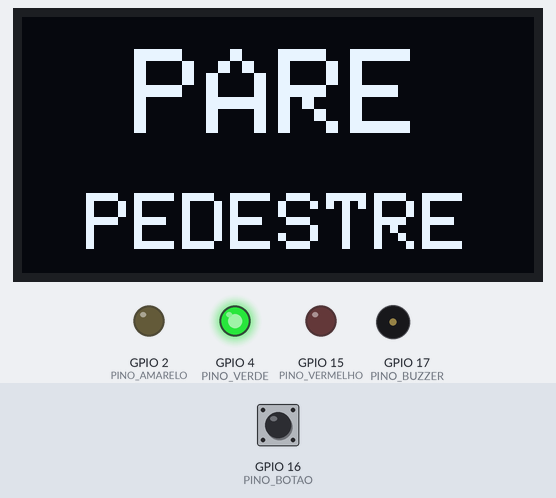
Recording of a sketch running on a simulated ESP32. Parts: 128×64 one-colour display, output pins drawn as LEDs (lit = HIGH), buzzer (waves = sounding, pin HIGH). The test bench sets the inputs (shaded band); at power-on: GPIO 16 (PINO_BOTAO) HIGH.

Above: at 1.2 s.
1.3 s: GPIO 16 (PINO_BOTAO) pulled LOW for 0.15 s
At 3.2 s:
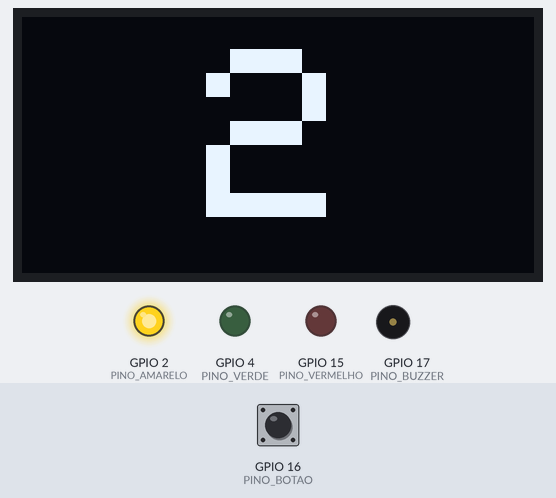
At 10.2 s:
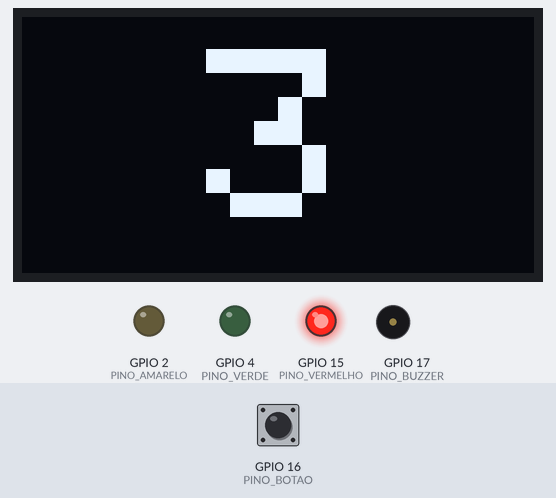
12.9 s: GPIO 16 (PINO_BOTAO) pulled LOW for 1 s
At 16.8 s:
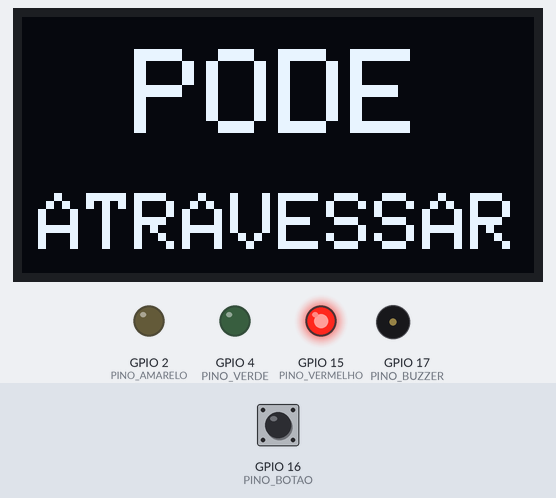
Timing chart, 0 to 24.6 s (numbered marks = the images above; inputs shaded):
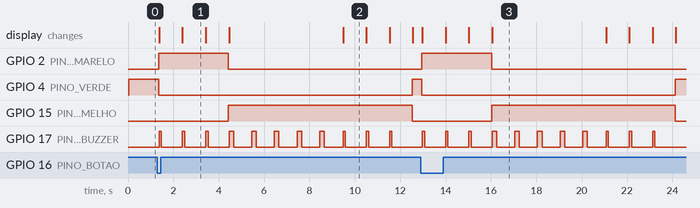

The sketch:

ex8_semaforo_pedestre.ino
```cpp
#include <Wire.h>
#include <Adafruit_GFX.h>
#include <Adafruit_SSD1306.h>

const int PINO_VERMELHO = 15;
const int PINO_AMARELO = 2;
const int PINO_VERDE = 4;
const int PINO_BOTAO = 16;
const int PINO_BUZZER = 17;
const int PINO_SDA = 21;
const int PINO_SCL = 22;

const int BUZZER_LIGADO = HIGH;
const int BUZZER_DESLIGADO = LOW;

const int CONTAGEM = 3;
const int TEMPO_TRAVESSIA = 5;

Adafruit_SSD1306 tela(128, 64, &Wire, -1);

void acender(int vermelho, int amarelo, int verde) {
  digitalWrite(PINO_VERMELHO, vermelho);
  digitalWrite(PINO_AMARELO, amarelo);
  digitalWrite(PINO_VERDE, verde);
}

void bipar(int duracao, int pausa) {
  digitalWrite(PINO_BUZZER, BUZZER_LIGADO);
  delay(duracao);
  digitalWrite(PINO_BUZZER, BUZZER_DESLIGADO);
  delay(pausa);
}

void escreverCentralizado(String texto, int tamanho, int y) {
  int largura = texto.length() * 6 * tamanho;
  tela.setTextSize(tamanho);
  tela.setCursor((128 - largura) / 2, y);
  tela.print(texto);
}

void mostrar(String linha1, String linha2) {
  tela.clearDisplay();
  escreverCentralizado(linha1, 3, 8);
  escreverCentralizado(linha2, 2, 44);
  tela.display();
}

void mostrarNumero(int numero) {
  tela.clearDisplay();
  escreverCentralizado(String(numero), 6, 8);
  tela.display();
}

void contagemRegressiva() {
  for (int numero = CONTAGEM; numero > 0; numero--) {
    mostrarNumero(numero);
    bipar(100, 900);
  }
}

bool botaoApertado() {
  if (digitalRead(PINO_BOTAO) == LOW) {
    delay(50);
    return digitalRead(PINO_BOTAO) == LOW;
  }
  return false;
}

void esperarSoltarBotao() {
  while (digitalRead(PINO_BOTAO) == LOW) {
    delay(10);
  }
}

void setup() {
  Serial.begin(115200);

  pinMode(PINO_VERMELHO, OUTPUT);
  pinMode(PINO_AMARELO, OUTPUT);
  pinMode(PINO_VERDE, OUTPUT);
  pinMode(PINO_BUZZER, OUTPUT);
  pinMode(PINO_BOTAO, INPUT_PULLUP);
  digitalWrite(PINO_BUZZER, BUZZER_DESLIGADO);

  Wire.begin(PINO_SDA, PINO_SCL);
  if (!tela.begin(SSD1306_SWITCHCAPVCC, 0x3C, true, false)) {
    Serial.println("OLED nao encontrado!");
    while (true) {
      delay(1000);
    }
  }
  tela.setTextColor(SSD1306_WHITE);
  tela.setTextWrap(false);

  acender(LOW, LOW, HIGH);
  mostrar("PARE", "PEDESTRE");
}

void loop() {
  if (botaoApertado()) {
    acender(LOW, HIGH, LOW);
    contagemRegressiva();

    acender(HIGH, LOW, LOW);
    mostrar("PODE", "ATRAVESSAR");
    for (int i = 0; i < TEMPO_TRAVESSIA; i++) {
      bipar(200, 800);
    }

    contagemRegressiva();

    acender(LOW, LOW, HIGH);
    mostrar("PARE", "PEDESTRE");
    esperarSoltarBotao();
  }
}
```

Measured:
- after the input at 1.3 s, GPIO 2 (PINO_AMARELO): LOW → HIGH after 0.05 s, → LOW 3.1 s later; GPIO 4 (PINO_VERDE): HIGH → LOW after 0.05 s, → HIGH 11.2 s later
- after the input at 12.9 s, GPIO 2 (PINO_AMARELO): LOW → HIGH after 0.05 s, → LOW 3.1 s later; GPIO 4 (PINO_VERDE): HIGH → LOW after 0.05 s, → HIGH 11.2 s later
- what the display in image 1 shows lasts 1.0 s, from 2.4 s to 3.4 s
